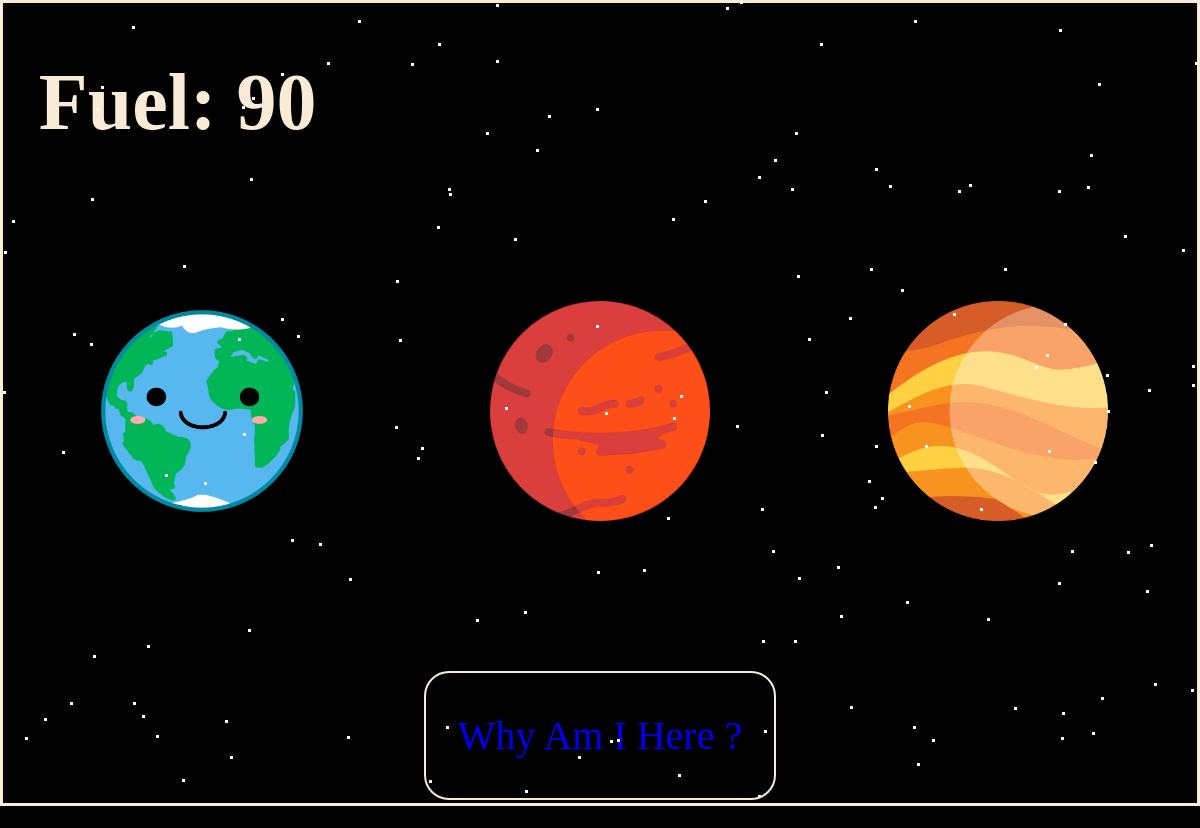
The app's page /level, older data.
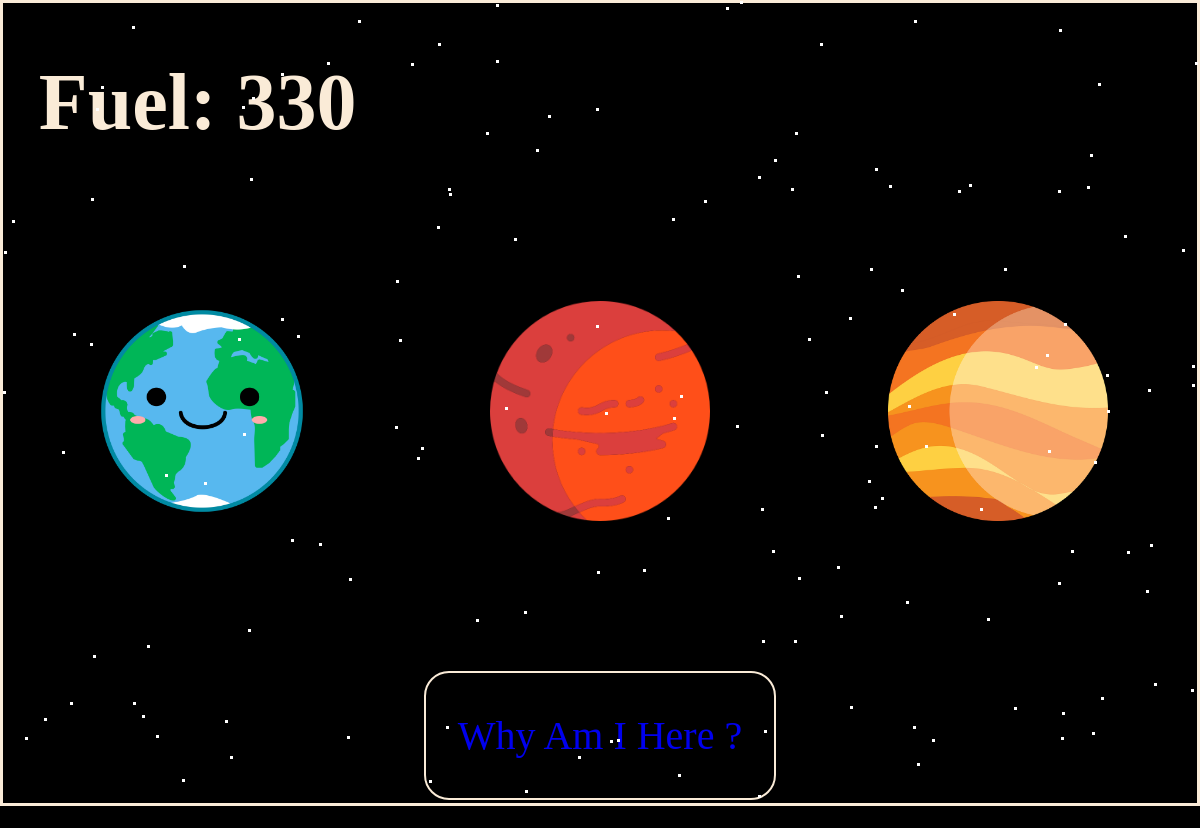
The same page, newer data.
### tables this page shows
CREATE TABLE accounts (
    id INTEGER PRIMARY KEY,
    username TEXT UNIQUE NOT NULL,
    password TEXT NOT NULL,
    fuel INTEGER DEFAULT 0,
    planet TEXT NOT NULL
);

### app.py (the view)
@app.route("/level")
def level():
    return render_template("level.html")

### app.py (called while the page is built)
@app.context_processor
def inject_user():
    db = g._database = sqlite3.connect(profile_db)
    db.row_factory = sqlite3.Row
    cursor = db.cursor()
    cursor.execute("""SELECT * FROM
                    accounts
                    WHERE username = ?""", ('stanley',))
    account_details = cursor.fetchone()
    print(account_details)
    return {'account': account_details}

### templates/level.html (shortened to what this page needs)
{% extends "layout.html" %}
{% block body %}
<div id="fuel-container">
    <h1 id="fuel-number">Fuel: {{ account["fuel"] }}</h1>
</div>
<div id="circle-container">
    <div class="circle" id="circle1"><button class="planet-btn" data-planet="1">
    </button></div>
    <div class="circle" id="circle2"><button class="planet-btn" data-planet="2">
    </button></div>
    <div class="circle" id="circle3"><button class="planet-btn" data-planet="3">
    </button></div>
</div>
<div class="homeBtn">
    <a class="btn" href="{{ url_for('home') }}">Why Am I Here&nbsp;?</a>
</div>
{% endblock %}

### templates/layout.html (shortened to what this page needs)
<!DOCTYPE html>
<html lang="en">
    <head>
        <link rel="stylesheet" href="static/styles.css">
    </head>
    <body>
        <div class="content-wrap">
            {% block body %}{% endblock %}
        </div>
    </body>
</html>

### static/styles.css (style rules this page uses)
body { height: 100%; background-color: black; margin: 0; overflow: hidden; display: flex; flex-direction: column; font-family: Comic Sans MS; font-size: 2.5em; color: antiquewhite; border: 3px solid antiquewhite; overflow-y: scroll; }
.content-wrap { height: 100vh; overflow-y: scroll; flex: 1 0 auto; display: flex; flex-direction: column; }
.btn { width: 45%; height: 200px; margin-top: 50px; font-size: 1.5em; border: antiquewhite solid 2px; border-radius: 25px; text-decoration: none; padding: 25px; display: flex; align-items: center; justify-content: center; }
#fuel-container { margin-left: 3%; }
.homeBtn { display: flex; justify-content: center; margin-top: 100px; margin-bottom: 100px; }
.homeBtn .btn { width: 25%; height: 75px; font-size: 1.0em; }
#circle-container { display: flex; justify-content: space-around; margin-top: 100px; }
.circle { width: 220px; height: 220px; display: flex; align-items: center; justify-content: center; }
.planet-btn { width: 220px; height: 220px; display: inline-block; padding: 0; border: none; background-size: cover; background-position: center; background-color: transparent; border: none; color: transparent; }
.planet-btn { background-size: cover; transition: transform .2s; }
#circle1 .planet-btn { background-image: url('images/earth.png'); }
#circle2 .planet-btn { background-image: url('images/mars.png'); }
#circle3 .planet-btn { background-image: url('images/jupiter.png'); }

Row changes from the older to the newer data that the page shows:
changed accounts: fuel "90" → "330"
